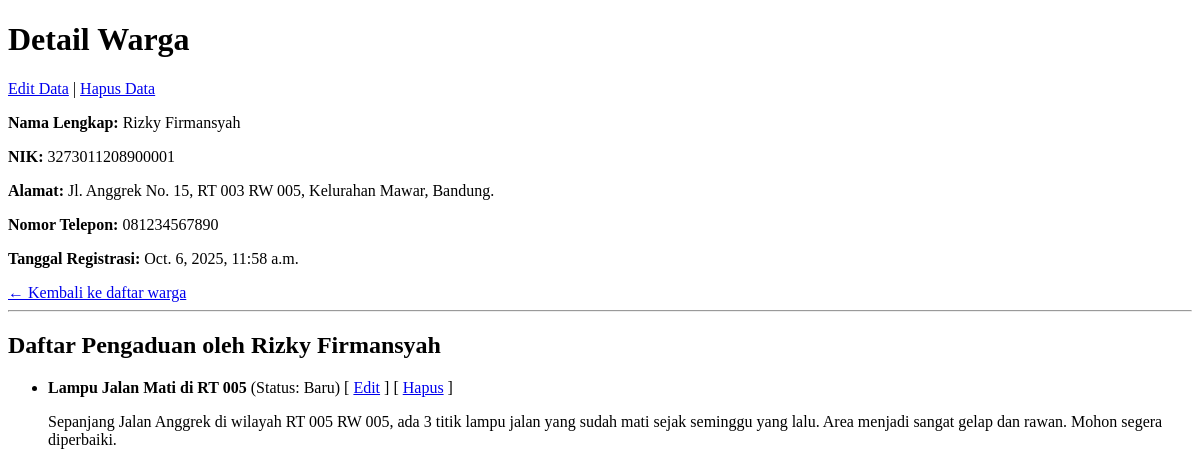
/warga/1/, run on an earlier commit of the app's database.
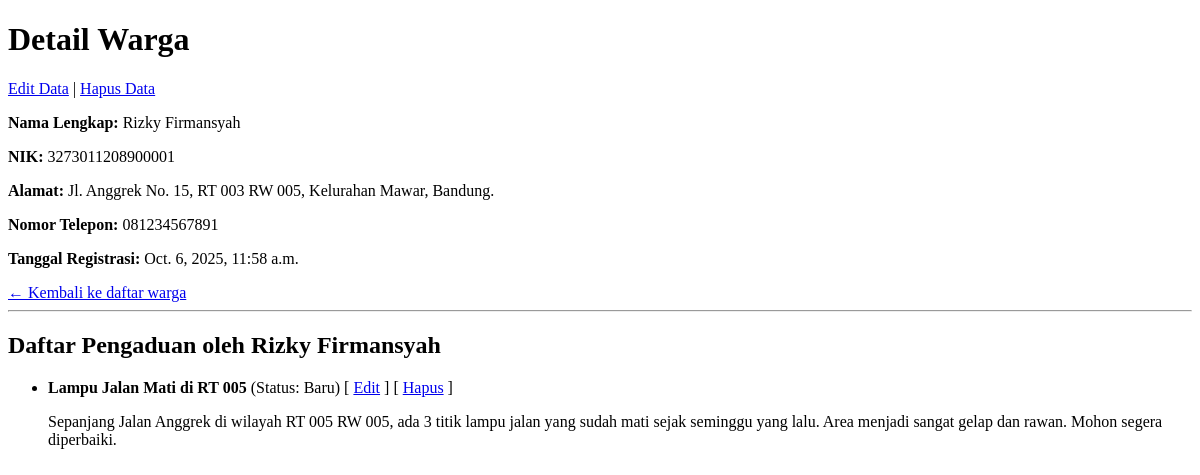
And on a later commit of the database.
### warga/models.py (models this page shows, shortened)
class Warga(models.Model):
    nik = models.CharField(max_length=16, unique=True, verbose_name="Nomor Induk Kependudukan")
    nama_lengkap = models.CharField(max_length=100, verbose_name="Nama Lengkap")
    alamat = models.TextField(verbose_name="Alamat Tinggal")
    no_telepon = models.CharField(max_length=15, blank=True, verbose_name="Nomor Telepon")
    tanggal_registrasi = models.DateTimeField(auto_now_add=True)

### warga/views.py (the view)
# urls.py: path('<int:pk>/', WargaDetailView.as_view(), name='warga-detail'),
class WargaDetailView(DetailView):
    model = Warga

### warga/templates/warga/warga_detail.html (shortened to what this page needs)
<!DOCTYPE html>
<html>
<head>
</head>
<body>
    <h1>Detail Warga</h1>
    <a href="{% url 'warga-edit' object.pk %}">Edit Data</a> |
    <a href="{% url 'warga-hapus' object.pk %}">Hapus Data</a>
    <p><strong>Nama Lengkap:</strong> {{ object.nama_lengkap }}</p>
    <p><strong>NIK:</strong> {{ object.nik }}</p>
    <p><strong>Alamat:</strong> {{ object.alamat }}</p>
    <p><strong>Nomor Telepon:</strong> {{ object.no_telepon }}</p>
    <p><strong>Tanggal Registrasi:</strong> {{ object.tanggal_registrasi }}</p>
    <a href="{% url 'warga-list' %}">← Kembali ke daftar warga</a>
    <hr>
    <h2>Daftar Pengaduan oleh {{ object.nama_lengkap }}</h2>
    <ul>
        {% for aduan in object.pengaduan.all %}
        <li>
            <strong>{{ aduan.judul }}</strong> (Status: {{ aduan.get_status_display }})
            [ <a href="{% url 'pengaduan-edit' aduan.pk %}">Edit</a> ]
            [ <a href="{% url 'pengaduan-hapus' aduan.pk %}">Hapus</a> ]
            <p>{{ aduan.deskripsi }}</p>
        </li>
        {% empty %}
        <li>Warga ini belum pernah membuat pengaduan.</li>
        {% endfor %}
    </ul>
</body>
</html>

What changed in the data, as far as the page shows it:
changed Warga "Rizky Firmansyah": no_telepon "081234567890" → "081234567891"
